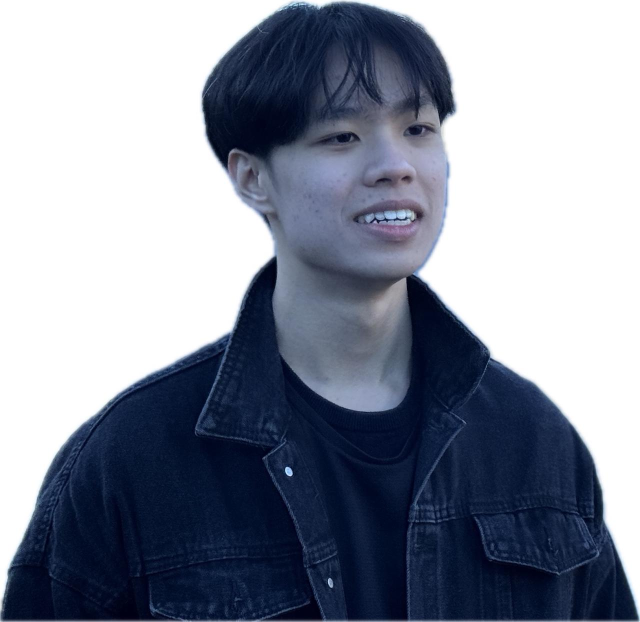
#> input picture images/profile_v3.jpg, 1280 x 1243 px, found by its file name (shown at 1/2 size)
$ python avatar.py
#> lines starting #> are read from the running program, lines starting #| are printed output that depends on the picture; after the words box and inside, x2 and y2 are one past the last pixel; in counts of white or black regions, pixels touching at a corner belong together
#!/usr/bin/env python3
"""Rebuild the byline avatar from images/profile_v3.jpg.

The source is a cutout Ryan made: the sitter on pure white. Two things have to
be undone before it can sit on a transparent background.

The cutout's edge is feathered about 12px into the sitter, blended with the
white behind it -- luminance ramps 212 -> 50 over that band. Shipped as-is those
pixels are opaque and pale, and the dark theme shows them as a glowing outline.
They are not pale subject, they are partly background, so the fix is to recover
how much: take each pixel's true colour F from the nearest uncontaminated core
pixel, then read alpha off the blend C = alpha*F + (1-alpha)*bg by least squares
over the three channels. Solving C for F instead would divide by alpha and turn
to noise exactly where alpha is smallest.

The photo also carries a cold cast (subject mean B > G > R) that fights the warm
paper, so a grey-world gain neutralises it.
"""
import os
import sys
import numpy as np
from PIL import Image, ImageFilter
from scipy import ndimage

SRC = sys.argv[1] if len(sys.argv) > 1 else 'images/profile_v3.jpg'
OUT = sys.argv[2] if len(sys.argv) > 2 else 'images/profile.webp'
SIZE, QUALITY = 448, 88        # 4x the 112px byline photo
EDGE, CORE = 60.0, 10          # rough silhouette cut, and px eroded to reach clean colour
HEAD, AIR = 0.53, 0.01         # head fills 53% of the frame; the crown sits at the top edge, so
                               # the hair lands on the cap top of the name (see _byline.scss)
WARMTH = np.array([1.0, 1.0, 1.0])  # tilt after neutralising; >1 on R warms the sitter

im = Image.open(SRC).convert('RGB')
#> im is the input picture: PIL image 1280x1243 RGB; mean R, G, B 135.8, 142.1, 156.5
src = np.asarray(im).astype(np.float32)
h, w, _ = src.shape
#> h = 1243; w = 1280

ring = np.concatenate([src[:20].reshape(-1, 3), src[-20:].reshape(-1, 3),
                       src[:, :20].reshape(-1, 3), src[:, -20:].reshape(-1, 3)])
bg = np.median(ring, axis=0)
#> bg = [255, 255, 255]
d = np.sqrt(((src - bg) ** 2).sum(axis=2))

# Every pixel takes the colour of the nearest core pixel, so no white survives
# anywhere in the rim to glow on the dark theme.
core = ndimage.binary_erosion(ndimage.binary_fill_holes(d > EDGE), iterations=CORE)
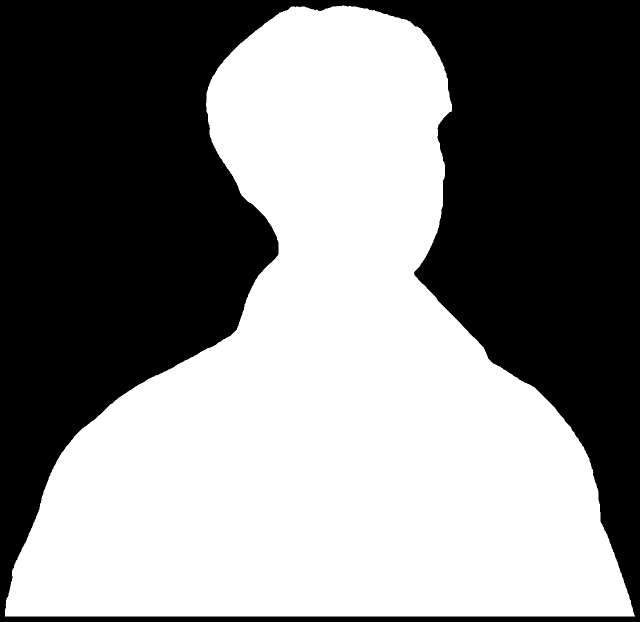
#> core: shape (1243, 1280) bool (shown at 1/2 size); 51.9% white; 1 black region, box (x1, y1, x2, y2) and area: (0, 0, 1280, 1243) 764742
iy, ix = ndimage.distance_transform_edt(~core, return_indices=True)[1]
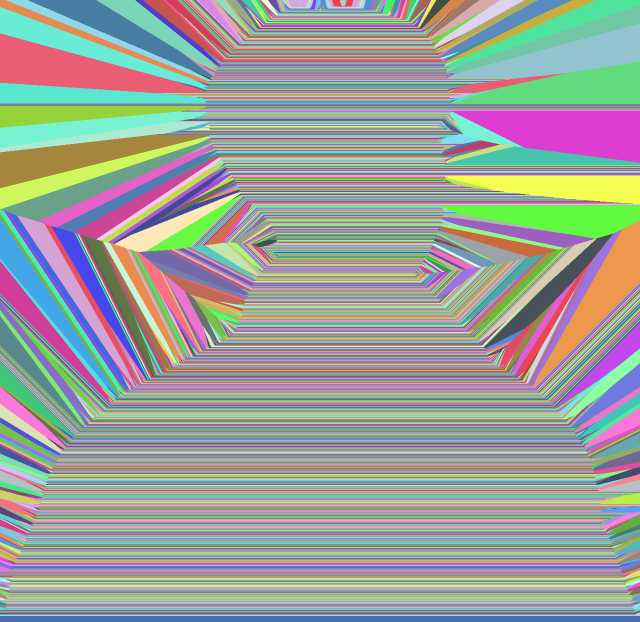
#> iy: shape (1243, 1280) int32 (shown at 1/2 size); 1222 distinct labels, from 11 to 1232; one colour per label, 0 black
a = src[iy, ix]

den, num = bg - a, bg - src
alpha = np.clip((num * den).sum(axis=2) / np.maximum((den * den).sum(axis=2), 1e-6), 0, 1)
alpha[core] = 1.0

# Only background CONNECTED TO THE BORDER is transparent, so interior near-white
# areas (teeth, catchlights) stay opaque.
lab, n = ndimage.label(alpha < 0.5)
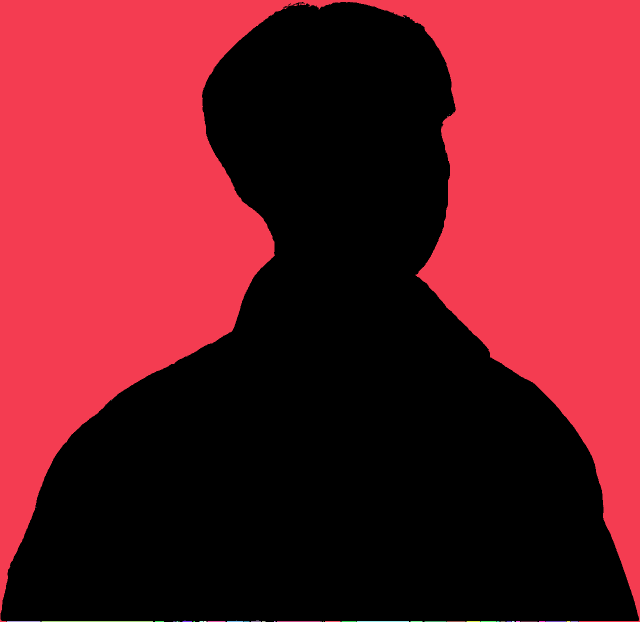
#> lab: shape (1243, 1280) int32 (shown at 1/2 size); 45 distinct labels, from 0 to 44; one colour per label, 0 black
#> n = 44
border = np.unique(np.concatenate([lab[0], lab[-1], lab[:, 0], lab[:, -1]]))
#> border = 40 values from 0 to 44
alpha[(alpha < 0.5) & ~np.isin(lab, border[border > 0])] = 1.0
#> alpha: shape (1243, 1280) float32; min 0, max 1, mean 0.54

# Keep only the sitter, in case the source carries a stray mark.
slab, sn = ndimage.label(alpha > 0.3)
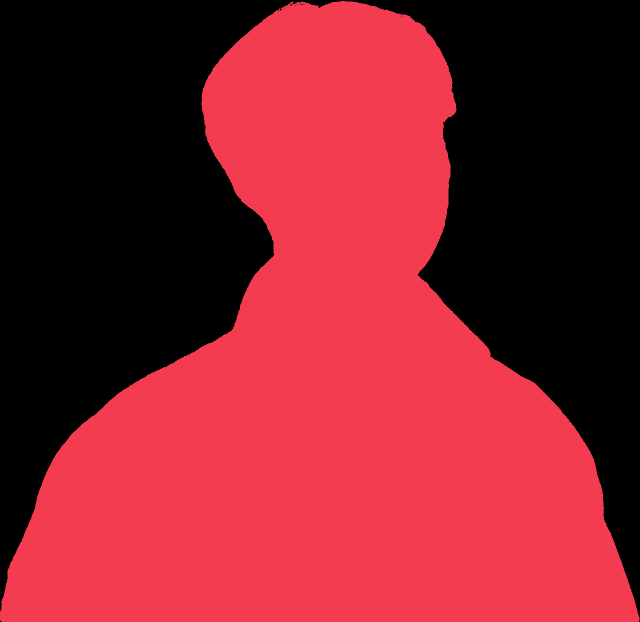
#> slab: shape (1243, 1280) int32 (shown at 1/2 size); 3 distinct labels, from 0 to 2; one colour per label, 0 black
#> sn = 2
if sn > 1:
    sizes = ndimage.sum(np.ones_like(slab), slab, range(1, sn + 1))
#> sizes = [864639, 2]
    keep = int(np.argmax(sizes)) + 1
#> keep = 1
    print('subject components %d; kept the largest (%d px), dropped %d px'
          % (sn, sizes[keep - 1], sizes.sum() - sizes[keep - 1]))
#| subject components 2; kept the largest (864639 px), dropped 2 px
    alpha[slab != keep] = 0.0
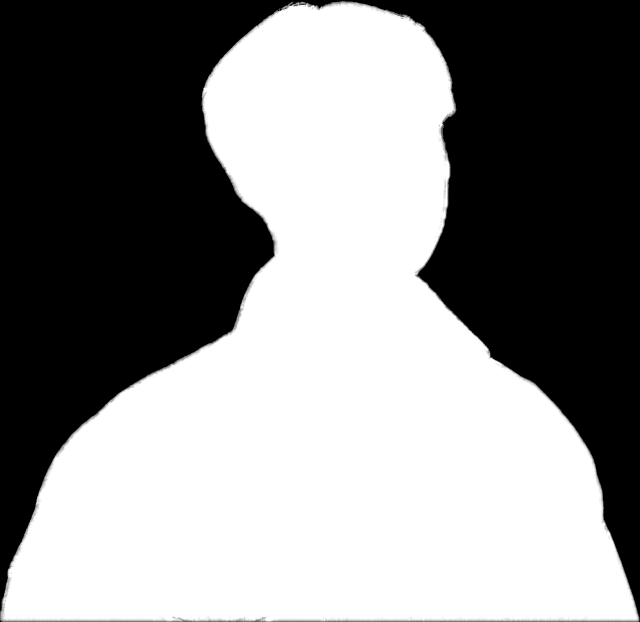
#> alpha: shape (1243, 1280) float32 (shown at 1/2 size); min 0, max 1, mean 0.539

mean = a[alpha > 0.5].mean(axis=0)
#> mean = [34.38, 45.91, 72.35]
a = (a * (mean.mean() / mean) * WARMTH).clip(0, 255)
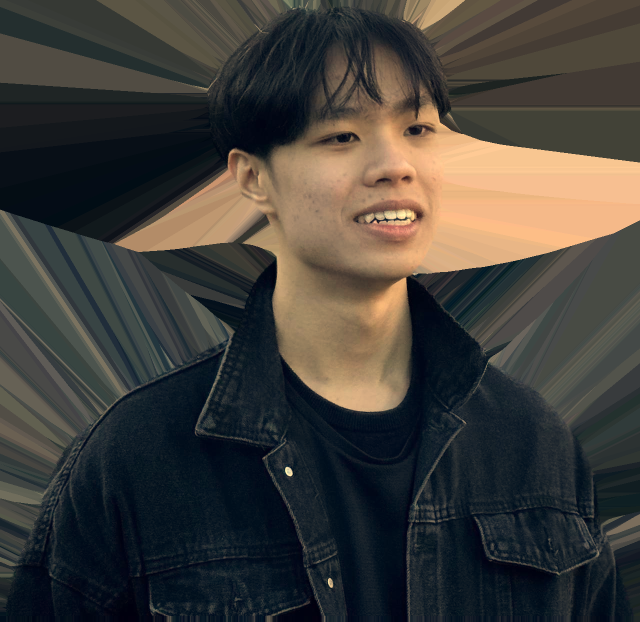
#> a: shape (1243, 1280, 3) float64 (shown at 1/2 size); mean R, G, B 65.7, 63.1, 58.6
print('subject mean RGB %s -> %s' % (mean.round(1), a[alpha > 0.5].mean(axis=0).round(1)))
#| subject mean RGB [34.4 45.9 72.3] -> [50.9 50.9 50.9]

alpha = np.asarray(Image.fromarray((alpha * 255).astype(np.uint8))
                   .filter(ImageFilter.GaussianBlur(0.6))).astype(np.float32) / 255

# Square crop driven by the HEAD, not the whole sitter: a body-relative crop
# leaves the face at a third of the frame, which is unreadable at 80-112px.
# The neck is the narrowest row of the silhouette between a quarter and a half
# of the way down, so crown -> neck measures the head without face detection.
m = alpha > 0.5
#> m: shape (1243, 1280) bool; 54.1% white; 87 black regions (86 under 20 px), largest, box (x1, y1, x2, y2) and area: (0, 0, 1280, 1243) 730738
ys, xs = np.where(m)
crown, sub_h = ys.min(), ys.max() - ys.min()
#> crown = 4; sub_h = 1238
rows = m.sum(axis=1)
#> rows = 1243 values, max 1277 at index 1236, min 0 at index 0, mean 691.9
band = slice(crown + int(sub_h * 0.25), crown + int(sub_h * 0.55))
neck = band.start + int(np.argmin(rows[band]))
#> neck = 510
head_cx = int(np.median([np.where(m[y])[0].mean()
                         for y in range(crown + 20, neck) if rows[y]]))
#> head_cx = 670

# The crop may reach above the source: this cutout is framed with the hair at
# the top edge, and PIL pads an out-of-bounds crop with transparent pixels,
# which is exactly the air wanted over the crown.
side = min(w, h, int((neck - crown) / HEAD))
#> side = 954
top = min(h - side, crown - int(side * AIR))
#> top = -5
left = max(0, min(w - side, head_cx - side // 2))
#> left = 193
box = (left, top, left + side, top + side)
#> box = (193, -5, 1147, 949)

# Transparent, so the sitter reads on the light paper AND on the dark theme
# without a second file or a CSS filter; the theme toggle needs nothing.
rgba = np.dstack([a.round().astype(np.uint8),
                  (alpha * 255).round().clip(0, 255).astype(np.uint8)])
out = Image.fromarray(rgba, 'RGBA').crop(box).resize((SIZE, SIZE), Image.LANCZOS)
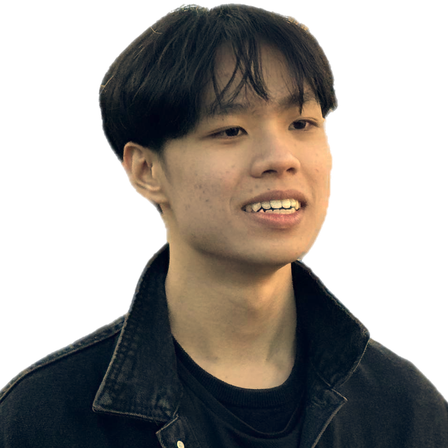
#> out: PIL image 448x448 RGBA; mean R, G, B, A 42.8, 38.6, 34.4, 139.7; transparent parts drawn white
out.save(OUT, 'WEBP', quality=QUALITY, method=6)

print('crown %d neck %d head %dpx cx %d | crop %s side %d'
      % (crown, neck, neck - crown, head_cx, tuple(int(v) for v in box), side))
#| crown 4 neck 510 head 506px cx 670 | crop (193, -5, 1147, 949) side 954
print('wrote %s  %dx%d  %d bytes  q%d' % (OUT, SIZE, SIZE, os.path.getsize(OUT), QUALITY))

$ run again, with images/profile_v2.jpg copied over images/profile_v3.jpg
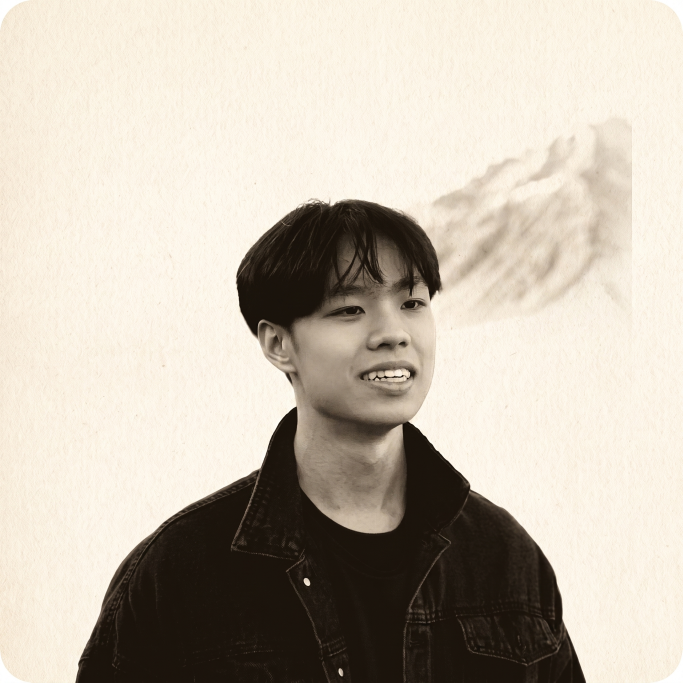
#> input picture images/profile_v2.jpg, 2048 x 2048 px, found by its file name (shown at 1/3 size)
#> im is the input picture: PIL image 2048x2048 RGB; mean R, G, B 196.2, 187.4, 174.1
#> bg = [249, 240, 223]
#> core: shape (2048, 2048) bool; 27.4% white; 18 white regions (4 under 20 px), largest, box (x1, y1, x2, y2) and area: (238, 607, 1746, 2038) 1128655, (1356, 620, 1551, 846) 8581, (1750, 496, 1827, 593) 3029
#> iy: shape (2048, 2048) int32; 1543 distinct labels, from 486 to 2037
#> lab: shape (2048, 2048) int32; 2191 distinct labels, from 0 to 2190
#> n = 2190
#> border = [0, 1, 2]
#> `slab, sn = ndimage.label(alpha > 0.3)`:
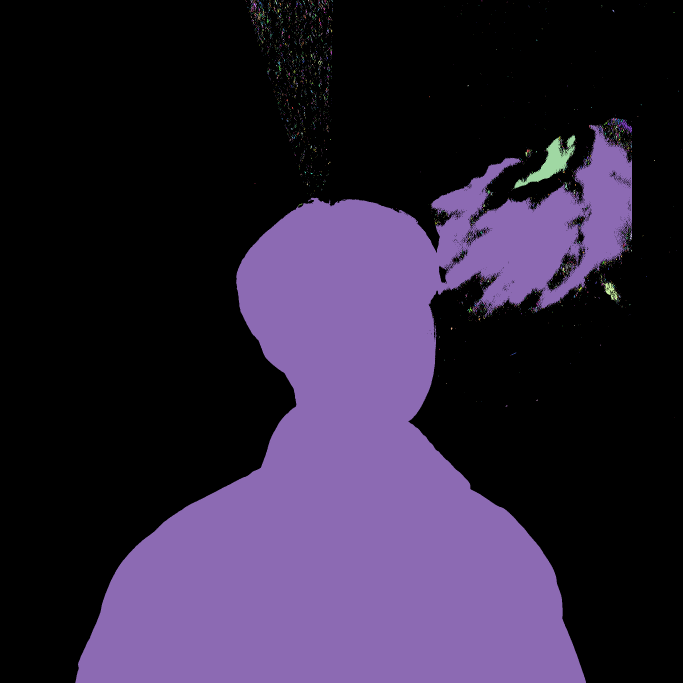
#> slab: shape (2048, 2048) int32 (shown at 1/3 size); 4558 distinct labels, from 0 to 4557; one colour per label, 0 black
#> sn = 4557
#> sizes = 4557 values, max 1348904 at index 2223, min 1 at index 0, mean 301.1
#> keep = 2224
#| subject components 4557; kept the largest (1348904 px), dropped 23301 px
#> mean = [75.34, 64.76, 53.89]
#| subject mean RGB [75.3 64.8 53.9] -> [64.9 65.  64.5]
#> m: shape (2048, 2048) bool; 31.2% white; 349 white regions (333 under 20 px), largest, box (x1, y1, x2, y2) and area: (226, 475, 1758, 2048) 1197617, (1337, 564, 1755, 912) 68590, (1627, 393, 1896, 919) 40377
#> crown = 377; sub_h = 1670
#> rows = 2048 values, max 1532 at index 2047, min 0 at index 0, mean 638.7
#> neck = 1219
#> head_cx = 1196
#> side = 1588
#> top = 362
#> left = 402
#> box = (402, 362, 1990, 1950)
#> `out = Image.fromarray(rgba, 'RGBA').crop(box).resize((SIZE, SIZE), Ima..`:
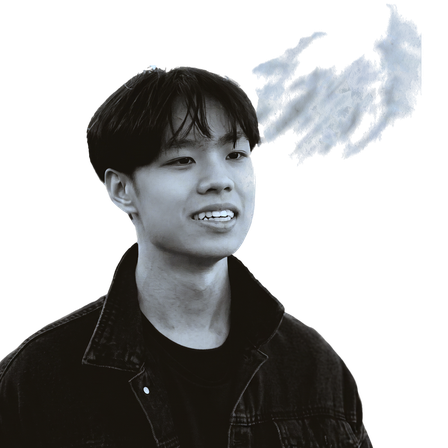
#> out: PIL image 448x448 RGBA; mean R, G, B, A 36.6, 37.4, 37.8, 113.4; transparent parts drawn white
#| crown 377 neck 1219 head 842px cx 1196 | crop (402, 362, 1990, 1950) side 1588
